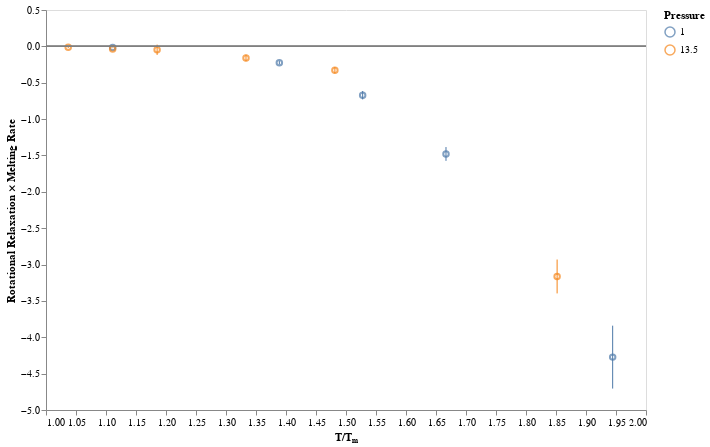

The notebook cell this image was saved under:
### Code cell
chart = alt.Chart(melt_values).encode(
    x=alt.X("temp_norm", title="T/Tₘ", scale=alt.Scale(zero=False)),
    color=alt.Color("pressure:N", title="Pressure"),
)

c = (
    chart.mark_point().encode(y=alt.Y("value", title="Rotational Relaxation × Melting Rate")) +
    chart.mark_rule().encode(y="error_min", y2="error_max")
)

c = figures.hline(c, 0)
c

### Figure 1 — Vega-Lite specification as saved in the notebook (floating-point values rounded to 4 significant figures)
{"$schema": "https://vega.github.io/schema/vega-lite/v2.6.0.json", "config": {"axis": {"grid": false}, "view": {"height": 400, "width": 600}}, "data": {"name": "data-b26ea6927ac45ec8a135b41ab7040c83"}, "datasets": {"data-b26ea6927ac45ec8a135b41ab7040c83": [{"error": -0.00112, "error_max": -0.01681, "error_min": -0.01233, "pressure": 1, "temp_norm": 1.111, "temperature": 0.4, "value": -0.01457}, {"error": -0.01192, "error_max": -0.2498, "error_min": -0.2021, "pressure": 1, "temp_norm": 1.389, "temperature": 0.5, "value": -0.226}, {"error": -0.02896, "error_max": -0.7297, "error_min": -0.6138, "pressure": 1, "temp_norm": 1.528, "temperature": 0.55, "value": -0.6717}, {"error": -0.04745, "error_max": -1.574, "error_min": -1.385, "pressure": 1, "temp_norm": 1.667, "temperature": 0.6, "value": -1.479}, {"error": -0.2162, "error_max": -4.705, "error_min": -3.84, "pressure": 1, "temp_norm": 1.944, "temperature": 0.7, "value": -4.273}, {"error": -0.005684, "error_max": -0.02429, "error_min": -0.001548, "pressure": 13.5, "temp_norm": 1.037, "temperature": 1.4, "value": -0.01292}, {"error": -0.001421, "error_max": -0.03934, "error_min": -0.03366, "pressure": 13.5, "temp_norm": 1.111, "temperature": 1.5, "value": -0.0365}, {"error": -0.03545, "error_max": -0.118, "error_min": 0.0238, "pressure": 13.5, "temp_norm": 1.185, "temperature": 1.6, "value": -0.04709}, {"error": -0.02243, "error_max": -0.2041, "error_min": -0.1144, "pressure": 13.5, "temp_norm": 1.333, "temperature": 1.8, "value": -0.1592}, {"error": -0.02182, "error_max": -0.371, "error_min": -0.2837, "pressure": 13.5, "temp_norm": 1.481, "temperature": 2, "value": -0.3274}, {"error": -0.1165, "error_max": -3.397, "error_min": -2.931, "pressure": 13.5, "temp_norm": 1.852, "temperature": 2.5, "value": -3.164}]}, "layer": [{"layer": [{"data": {"name": "data-b26ea6927ac45ec8a135b41ab7040c83"}, "encoding": {"color": {"field": "pressure", "title": "Pressure", "type": "nominal"}, "x": {"field": "temp_norm", "scale": {"zero": false}, "title": "T/Tₘ", "type": "quantitative"}, "y": {"field": "value", "title": "Rotational Relaxation × Melting Rate", "type": "quantitative"}}, "mark": "point"}, {"data": {"name": "data-b26ea6927ac45ec8a135b41ab7040c83"}, "encoding": {"color": {"field": "pressure", "title": "Pressure", "type": "nominal"}, "x": {"field": "temp_norm", "scale": {"zero": false}, "title": "T/Tₘ", "type": "quantitative"}, "y": {"field": "error_min", "type": "quantitative"}, "y2": {"field": "error_max", "type": "quantitative"}}, "mark": "rule"}]}, {"encoding": {"y": {"field": "val", "type": "quantitative"}}, "mark": {"color": "grey", "type": "rule"}}], "transform": [{"as": "val", "calculate": "0"}]}
